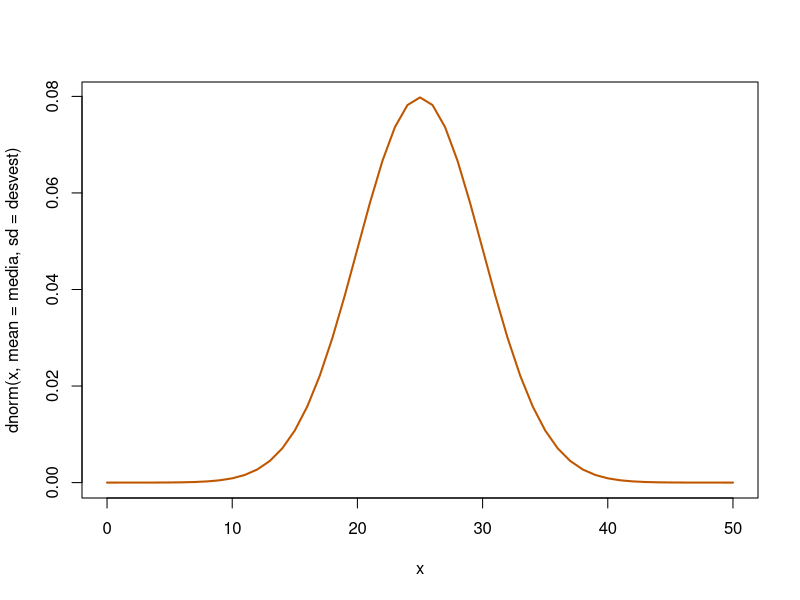
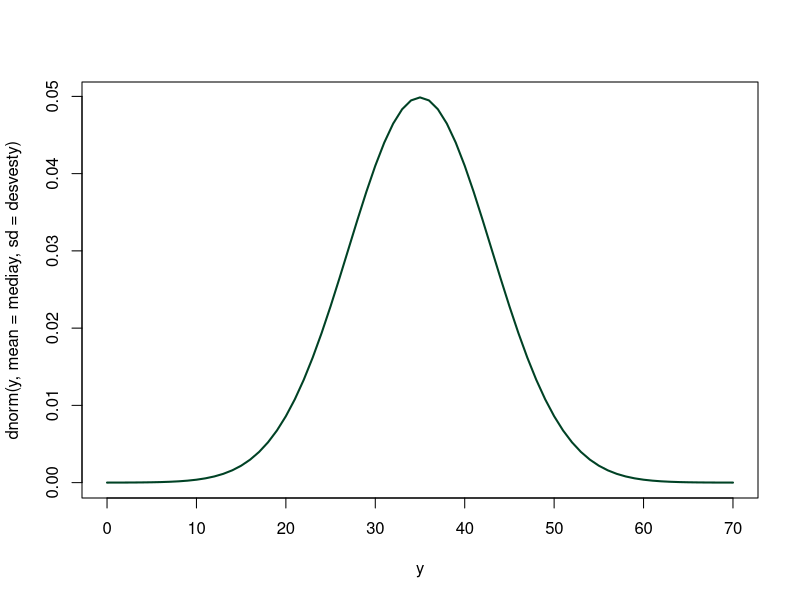
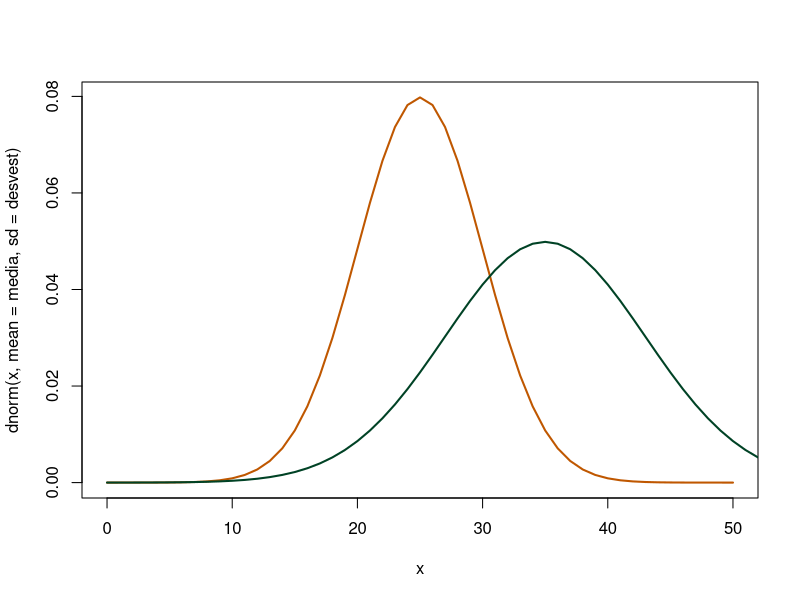

The R source for these figures, in order: (Note: this script raises an error after producing the figures.)
##### Lab 4 #####
#### Gráficas de Densidad ####
min = 0
max = 50
aumento = 1
x = seq(min, max, aumento)

media = 25
desvest = 5
plot(x, dnorm(x, mean = media, sd = desvest), type = "l", lwd = 2, 
     col = "#BF5700")

miny = 0
maxy = 70
aumentoy = 1

y = seq(miny, maxy, aumentoy)

mediay = 35
desvesty = 8
plot(y, dnorm(y, mean = mediay, sd = desvesty), type = "l", lwd = 2, 
     col = "#004225")

# Para graficar ambos en un solo gráfico: Usar lines y ejecutar juntos 
plot(x, dnorm(x, mean = media, sd = desvest), type = "l", lwd = 2, 
     col="#BF5700")
lines(y, dnorm(y, mean = mediay, sd = desvesty), type = "l", lwd = 2, 
      col = "#004225")

#### Probabilidades ####
# Media: 25, Desvest: 5, Prob X < 24 kg
media_p1 = 25
desvest_p1 = 5
obj_p1 = 24

pnorm(obj_p1, media_p1, desvest_p1) # 0.4207

# Prob X > 24 kg
1 - pnorm(obj_p1, media_p1, desvest_p1) # 0.5792

# Prob 24kg  < X < 25 kg
pnorm(25, media_p1, desvest_p1) - pnorm(24, media_p1, desvest_p1) # 0.0792

# Muestra de 10, X <= 2 pesen < 23 kg
prob_muestra = pnorm(23, media_p1, desvest_p1) # Primero Normal, 
                                               # luego binomial (es una muestra)
pbinom(2, 10, prob) # 0.2734

#### Percentiles ####
media_q = 25
desvest_q = 5
percentil_q1 = 0.25

qnorm(percentil_q1, media_q, desvest_q) # 21.62 

percentil_q2 = 0.75

qnorm(percentil_q2, media_q, desvest_q) # 28.37

percentil_q3 = 0.5
qnorm(percentil_q3, media_q, desvest_q) # 25

#### Ejercicio 4 Guía ####
# a)
media_g4 = 1.48
desvest_g4 = 0.28
pnorm(1.3, media_g4, desvest_g4) - pnorm(1, media_g4, desvest_g4) # 0.2169
